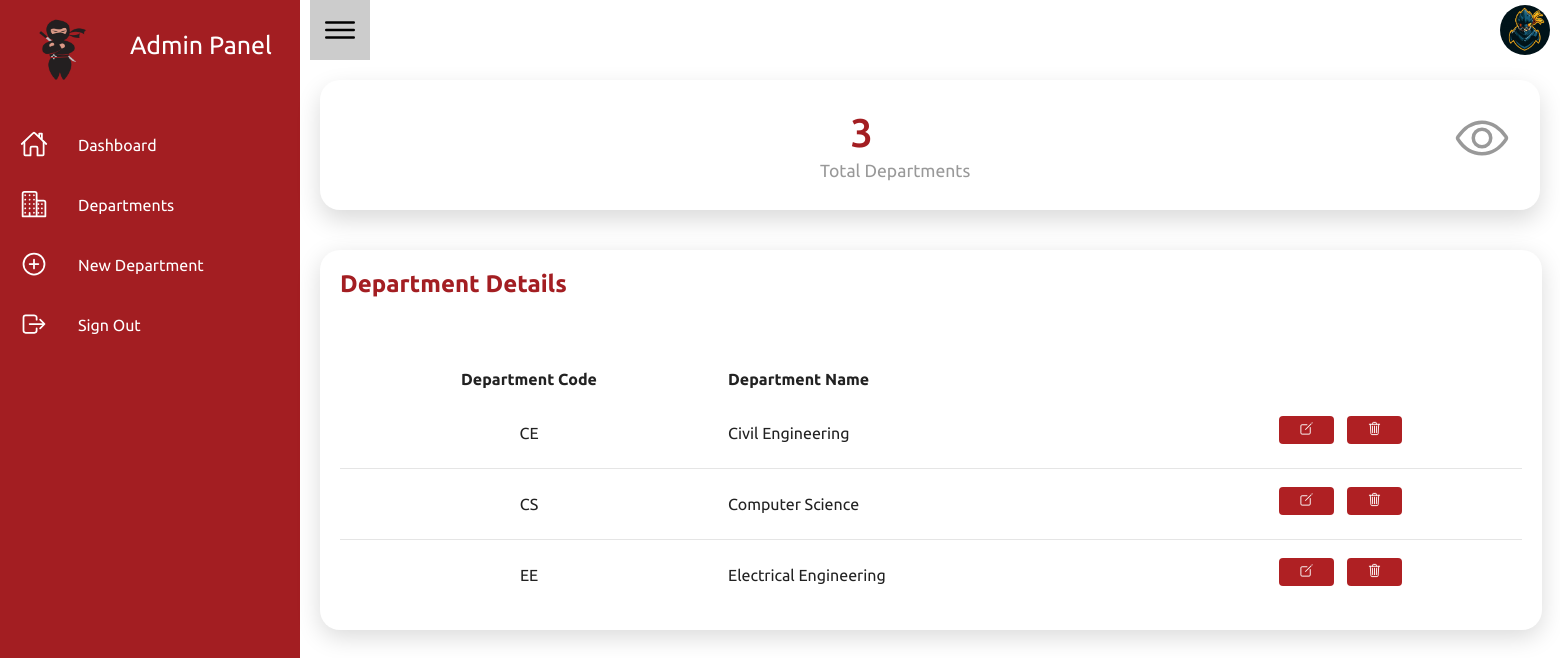
Screenshot of /Department_Details.php (signed in) with the database file from the repository.
### tables this page shows
CREATE TABLE `department_details` (
  `Department_ID` varchar(25) NOT NULL,
  `Department_Name` varchar(55) NOT NULL
);

### Department_Details.php (the view, shortened to what this page needs)
<?php
include_once "connect.php";
$query = "SELECT * FROM department_details";
$result = $conn->query($query);
?>
<!DOCTYPE html>
<html lang="en">
<head>
    <link rel="stylesheet" href="CSS/Department1_Details.css" />
</head>
<body>
    <div class="container">
        <?php include("Includes/NavBar_Departments.php") ?>
        <div class="main">
            <div class="topbar">
                <div class="toggle">
                    <ion-icon name="menu-outline"></ion-icon>
                </div>
                <div class="user">
                    <span class="icon"><img src="Pictures/UserIcon.jpg" width="80px" position="relative" /></span>
                </div>
            </div>
            <div class="cardBox">
                <div class="card">
                    <div>
                        <div class="numbers"><?php include_once "connect.php";
                $count_rows = "SELECT Department_ID from department_details ORDER BY Department_ID";
                $count_rows_output = $conn->query($count_rows);
                $rows = mysqli_num_rows($count_rows_output);
                echo $rows;
                ?></div>
                        <div class="cardName">Total Departments</div>
                    </div>
                    <div class="iconBx">
                        <ion-icon name="eye-outline"></ion-icon>
                    </div>
                </div>
            </div>
            <div class="details">
                <div class="recentOrders">
                    <div class="cardHeader">
                        <h2>Department Details</h2>
                    </div>
                    <table>
                        <thead>
                            <tr>
                                <td>Department Code</td>
                                <td>Department Name</td>
                                <td></td>
                            </tr>
                        </thead>
                        <tbody>
                            <?php while ($rows = $result->fetch_assoc()) { ?>
                            <tr id=<?php echo $rows["Department_ID"]; ?>>
                                <td><?php echo $rows["Department_ID"]; ?></td>
                                <td><?php echo $rows["Department_Name"]; ?></td>
                                <td>
                                    <button onclick="editDepartment(this.closest('tr').id)">
                                        <ion-icon name="create-outline">Edit</ion-icon>
                                    </button>
                                    <button onclick="deleteDepartment(this.closest('tr').id)">
                                        <ion-icon name="trash-outline">Delete</ion-icon>
                                    </button>
                                </td>
                            </tr>
                            <?php } ?>
                        </tbody>
                    </table>
                </div>
            </div>
        </div>
    </div>
</body>
</html>

### CSS/Department1_Details.css (style rules this page uses)
* { margin: 0; padding: 0; box-sizing: border-box; font-family: "Ubuntu", sans-serif; }
:root { --blue: #a31e22; --white: white; --grey: #f5f5f5; --black1: #222; --black2: #999; --backgound: #10191e; }
body { min-height: 100vh; overflow-x: hidden; background: var(--white); }
.container { position: relative; width: 100%; }
.main { position: absolute; width: calc(100% - 300px); left: 300px; min-height: 100vh; background: var(--white); transition: 0.5s; }
.topbar { width: 100%; height: 60px; display: flex; justify-content: space-between; align-items: center; padding: 0 10px; }
.toggle { position: relative; top: 0; width: 60px; height: 60px; background: #ccc; display: flex; justify-content: center; align-items: center; font-size: 2.5em; cursor: pointer; }
.user { position: relative; width: 50px; height: 50px; border-radius: 50%; overflow: hidden; cursor: pointer; }
.user img { position: absolute; top: 0; left: 0; width: 100%; height: 100%; object-fit: cover; }
.cardBox { position: relative; width: 100%; padding: 20px; display: grid; grid-template-columns: repeat(1, 1fr); grid-gap: 30px; }
.cardBox .card { position: relative; background: var(--white); padding: 30px; border-radius: 20px; display: flex; justify-content: space-between; box-shadow: 0 10px 25px rgba(0, 0, 0, 0.15); }
.cardBox .card .numbers { margin-left: 500px; position: relative; font-weight: 500; font-size: 2.5em; color: var(--blue); }
.cardBox .card .cardName { margin-left: 470px; color: var(--black2); font-size: 1.1em; margin-top: 5px; }
.cardBox .card .iconBx { font-size: 3.5em; color: var(--black2); }
.details { position: absolute; width:151%; padding: 20px; display: grid; grid-template-columns: 2fr 1fr; grid-gap: 30px; }
.details .recentOrders { position: relative; display: grid; min-height: 380px; background: var(--white); padding: 20px; box-shadow: 0 7px 25px rgba(0, 0, 0, 0.15); border-radius: 20px; }
.cardHeader { display: flex; justify-content: space-between; align-items: flex-start; }
.cardHeader h2 { font-weight: 600; color: var(--blue); }
.details table { width: 100%; border-collapse: collapse; margin-top: 10px; }
.details table thead td { font-weight: 800; }
.details .recentOrders table tr { color: var(--black1); border-bottom: 1px solid rgba(0, 0, 0, 0.1); }
.details .recentOrders table tr:last-child { border-bottom: none; }
.details .recentOrders table tr td { padding: 10px; }
.details .recentOrders table tr td:last-child { text-align: center; }
.details .recentOrders table tr td:nth-child(1) { text-align: center; }
.details .recentOrders table tr td button { color: white; border: none; outline: none; background-color: #af2023; border-radius: 4px; font-size: 15px; padding: 5px 20px; font-weight: 500px; margin-left: 10px; margin-bottom: 5px; text-decoration: none; transition: 1s; }

### rows the page displays
department_details: Department_ID "CE", Department_Name "Civil Engineering"
department_details: Department_ID "CS", Department_Name "Computer Science"
department_details: Department_ID "EE", Department_Name "Electrical Engineering"

### other values shown
$rows "3"
